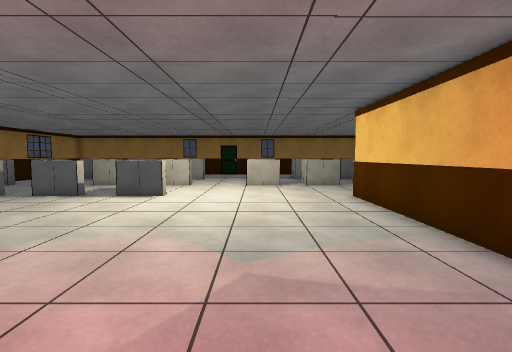
[1] (above)

23 first-person views from a walk through a scene from a Unity 3-D project. The camera is 1.4 m above the floor, tilts 4° down and sees 85° across. The floor is counted in squares, 1 m on a side. Each view is taken from the middle of a square. On the plan, view 1 faces up. The plan holds only what a view shows up to about 14 squares ahead; the rest is blank. The player is left out. Some surface patterns are stand-ins.

[2]
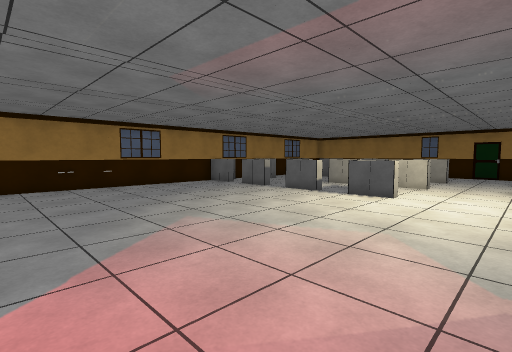

[3]
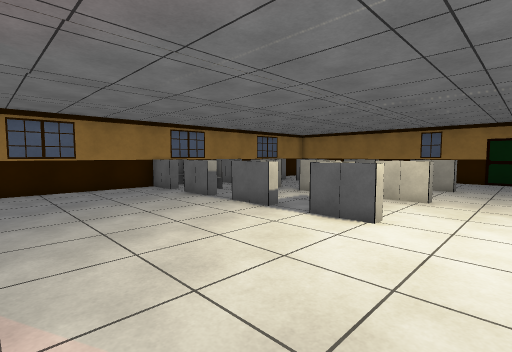

[4]
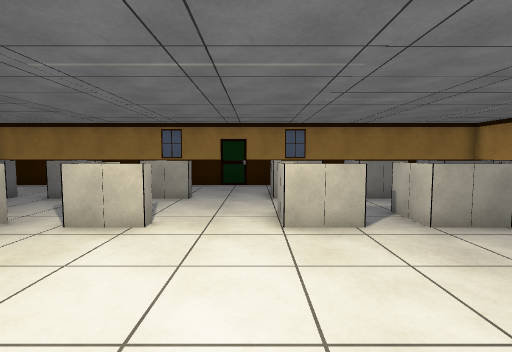

[5]
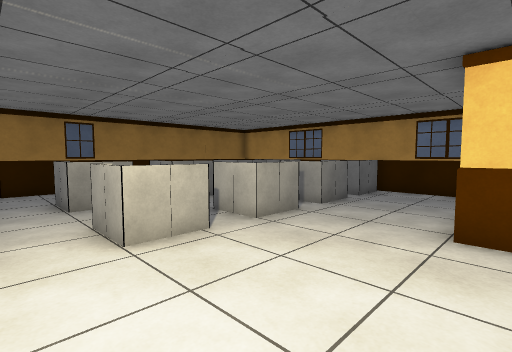

[6]
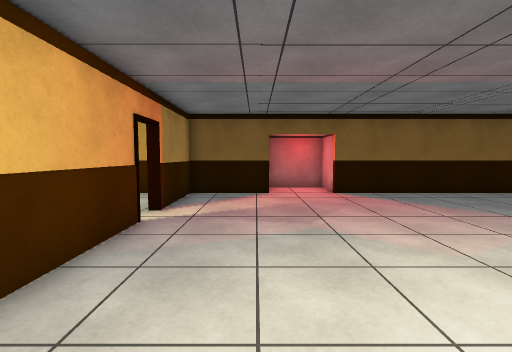

[7]
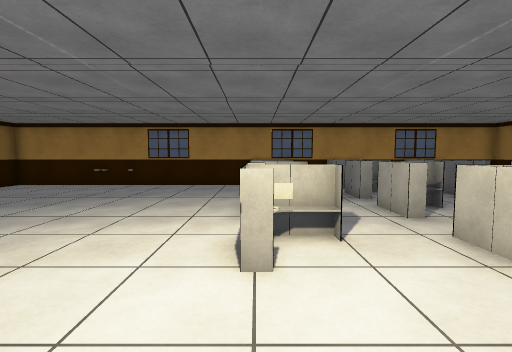

[8]
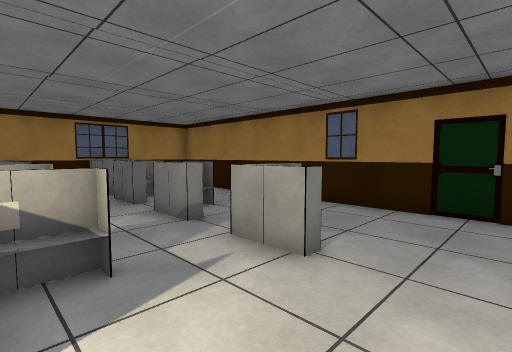

[9]
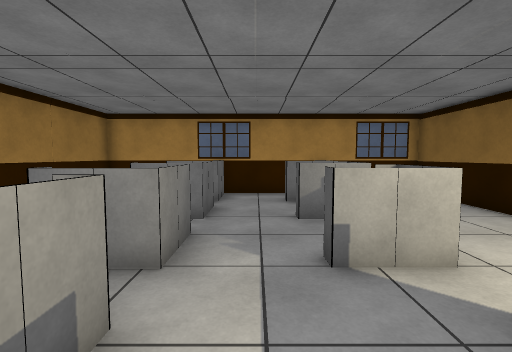

[10]
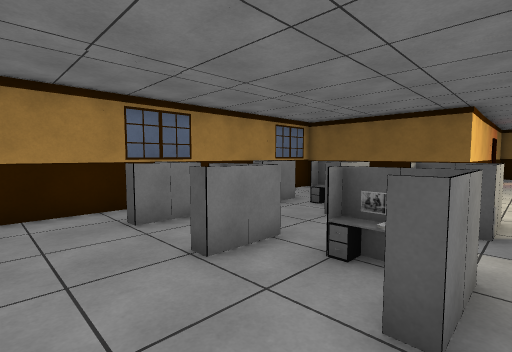

[11]
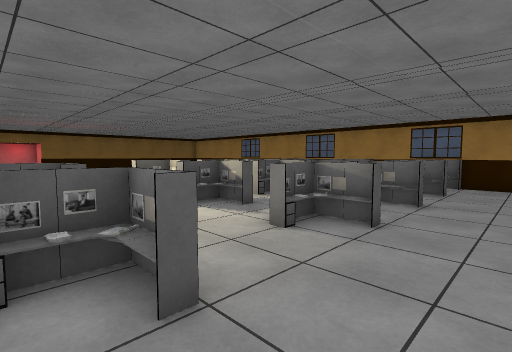

[12]
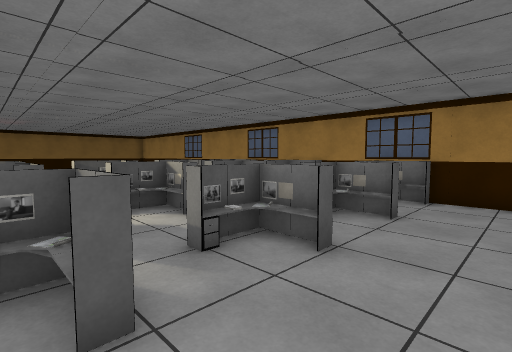

[13]
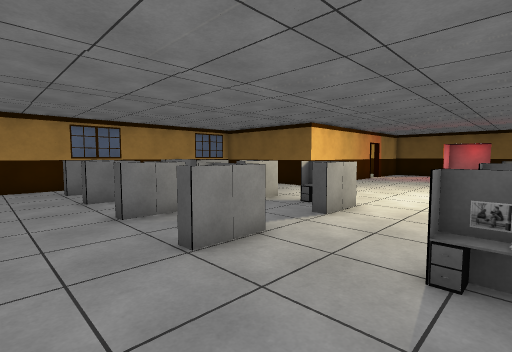

[14]
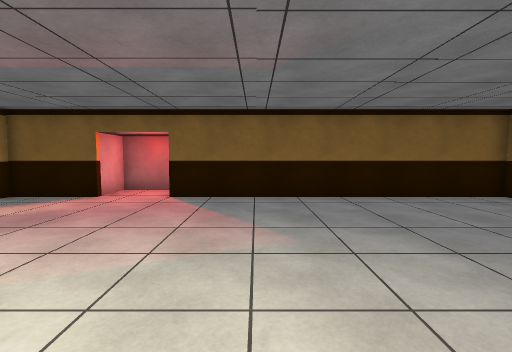

[15]
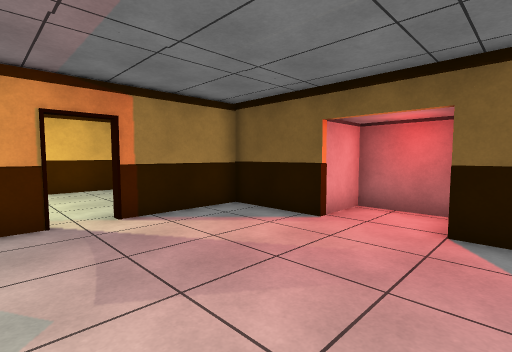

[16]
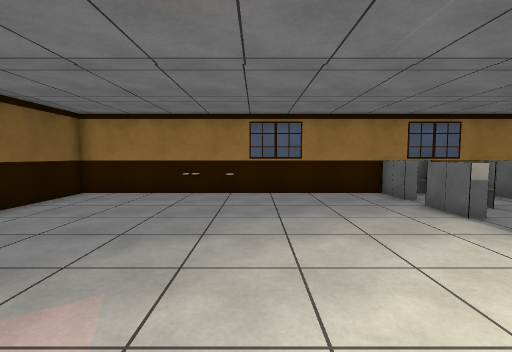

[17]
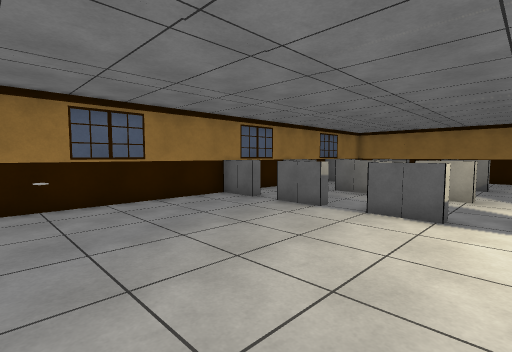

[18]
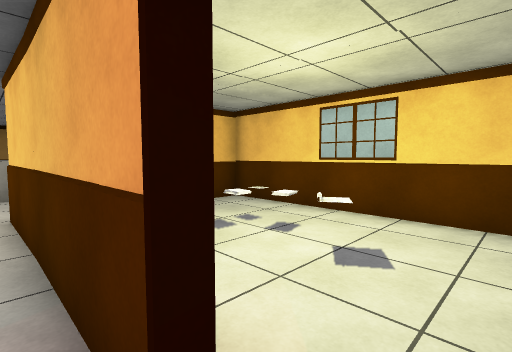

[19]
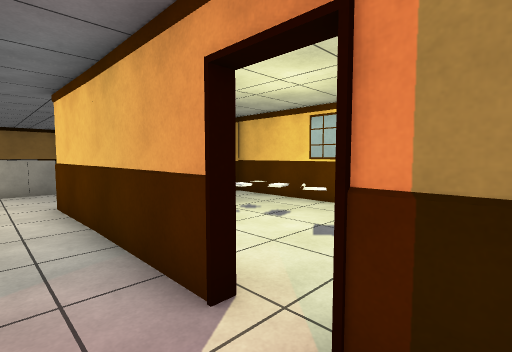

[20]
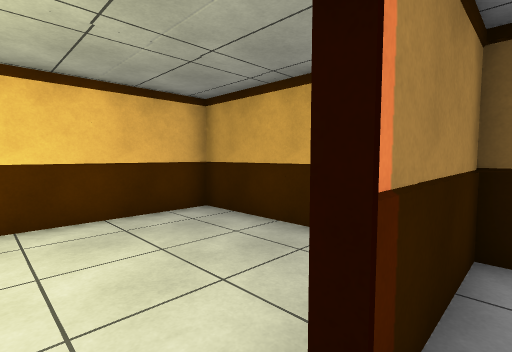

[21]
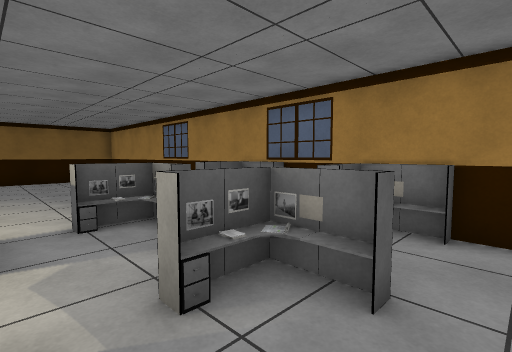

[22]
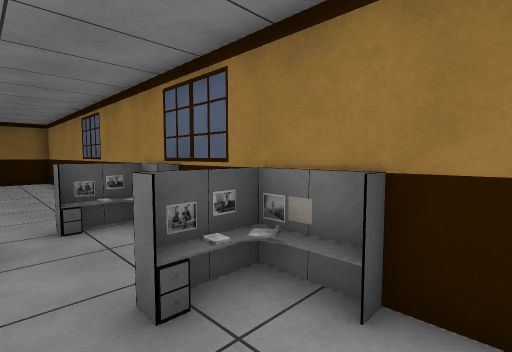

[23]
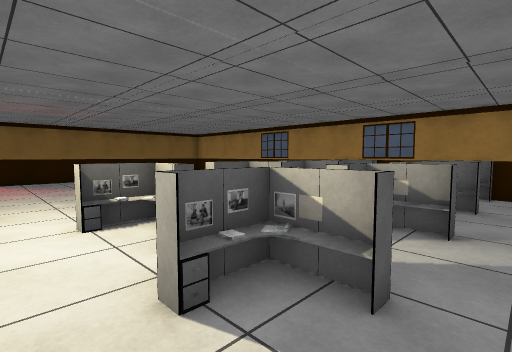

### Floor plan
Points are (right, up) in squares from view 1. A wall is a line through its corners. A room is listed if a view was taken in it or the views show most of it. See-through windows are left out.
Room 1 (views 1, 2, 3, 4, 5, 6, 7, 8, 9, 10, 11, 12, 13, 14, 15, 16, 17, 18, 19, 20, 21, 22, 23)
walls: (3.5, 3) (3.5, 9.9) (9.6, 9.9); (9.6, 10) (9.6, 21.6) (-13.6, 21.6) (-13.6, -1.6) (-2, -1.6) (-2, -3.6) (0.5, -3.6) (0.5, -1.6) (3.5, -1.6) (3.5, 1.8)
ways out: gap at (4, 2.5) to room 2
objects: other object (-14, 17) to (-12, 18); other object (-13, 3) to (-13, 4); other object (-13, 10); other object (-13, 13); other object (-12, 10); other object (-11, 10); other object (-11, 11); other object (-11, 14); other object (-11, 15); other object (-11, 17) to (-9, 17); other object (-11, 19); other object (-10, 10); other object (-9, 10); other object (-8, 10) to (-8, 11); other object (-8, 14); other object (-8, 15); other object (-8, 17) to (-6, 19); other object (-6, 10); other object (-5, 10); other object (-5, 11); other object (-5, 14); other object (-5, 15); other object (-5, 17) to (-3, 17); other object (-5, 18); other object (-5, 19); other object (-4, 10); other object (-3, 10); other object (0, 15); other object (0, 17) to (1, 19); other object (1, 13); other object (2, 14); other object (2, 18); other object (3, 17) to (4, 17); other object (5, 15); other object (5, 19); other object (6, 17); other object (8, 13) to (9, 13); other object (8, 15); other object (8, 17) to (9, 17); other object (8, 19)
Room 2 (no view inside)
walls: (5.1, -1.6) (9.6, -1.6) (9.6, 10)
ways out: gap at (4, 2.5) to room 1
objects: other object (6, 6) to (7, 6); other object (7, 4); other object (7, 5)

Where each view was taken, in squares from view 1:
view 1: 0 up, 0 right, facing up
view 2: 0 up, 0 right, facing up-left
view 3: 4 up, 1 left, facing up-left
view 4: 8 up, 1 left, facing up
view 5: 9 up, 2 left, facing up-right
view 6: 9 up, 1 right, facing down
view 7: 10 up, 0 right, facing left
view 8: 14 up, 1 left, facing up-left
view 9: 16 up, 1 left, facing right
view 10: 21 up, 2 right, facing down-right
view 11: 21 up, 1 right, facing down-left
view 12: 21 up, 4 left, facing down-left
view 13: 21 up, 4 left, facing down-right
view 14: 8 up, 5 left, facing down
view 15: 4 up, 3 left, facing down-right
view 16: 5 up, 3 left, facing left
view 17: 3 up, 5 left, facing up-left
view 18: 2 up, 3 right, facing up-right
view 19: 1 up, 2 right, facing up-right
view 20: 3 up, 3 right, facing down-right
view 21: 16 up, 8 left, facing down-left
view 22: 16 up, 11 left, facing down-left
view 23: 16 up, 2 left, facing down-left
